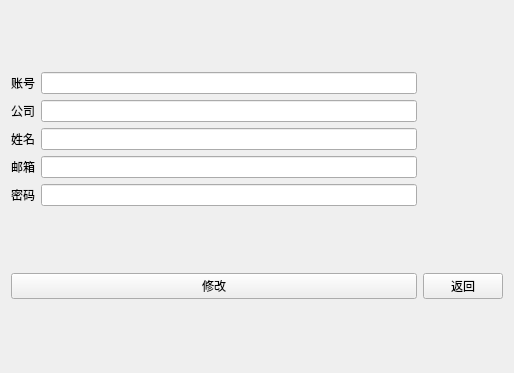
<?xml version="1.0" encoding="UTF-8"?>
<ui version="4.0">
 <class>ManagerInfo</class>
 <widget class="QWidget" name="ManagerInfo">
  <property name="geometry">
   <rect>
    <x>0</x>
    <y>0</y>
    <width>514</width>
    <height>373</height>
   </rect>
  </property>
  <property name="windowTitle">
   <string>Form</string>
  </property>
  <layout class="QGridLayout" name="gridLayout_2">
   <item row="0" column="1">
    <layout class="QHBoxLayout" name="horizontalLayout"/>
   </item>
   <item row="1" column="2">
    <widget class="QPushButton" name="managerInfoReturn">
     <property name="text">
      <string>返回</string>
     </property>
    </widget>
   </item>
   <item row="0" column="0">
    <layout class="QGridLayout" name="gridLayout">
     <item row="1" column="0">
      <widget class="QLabel" name="company">
       <property name="text">
        <string>公司</string>
       </property>
      </widget>
     </item>
     <item row="3" column="1">
      <widget class="QLineEdit" name="mailEdit"/>
     </item>
     <item row="0" column="0">
      <widget class="QLabel" name="id">
       <property name="text">
        <string>账号</string>
       </property>
      </widget>
     </item>
     <item row="3" column="0">
      <widget class="QLabel" name="mail">
       <property name="text">
        <string>邮箱</string>
       </property>
      </widget>
     </item>
     <item row="2" column="0">
      <widget class="QLabel" name="name">
       <property name="text">
        <string>姓名</string>
       </property>
      </widget>
     </item>
     <item row="4" column="0">
      <widget class="QLabel" name="password">
       <property name="text">
        <string>密码</string>
       </property>
      </widget>
     </item>
     <item row="4" column="1">
      <widget class="QLineEdit" name="passwordEdit"/>
     </item>
     <item row="0" column="1">
      <widget class="QLineEdit" name="idEdit"/>
     </item>
     <item row="1" column="1">
      <widget class="QLineEdit" name="companyEdit"/>
     </item>
     <item row="2" column="1">
      <widget class="QLineEdit" name="nameEdit"/>
     </item>
    </layout>
   </item>
   <item row="1" column="0">
    <widget class="QPushButton" name="managerInfoChange">
     <property name="text">
      <string>修改</string>
     </property>
    </widget>
   </item>
  </layout>
 </widget>
 <resources/>
 <connections/>
</ui>
